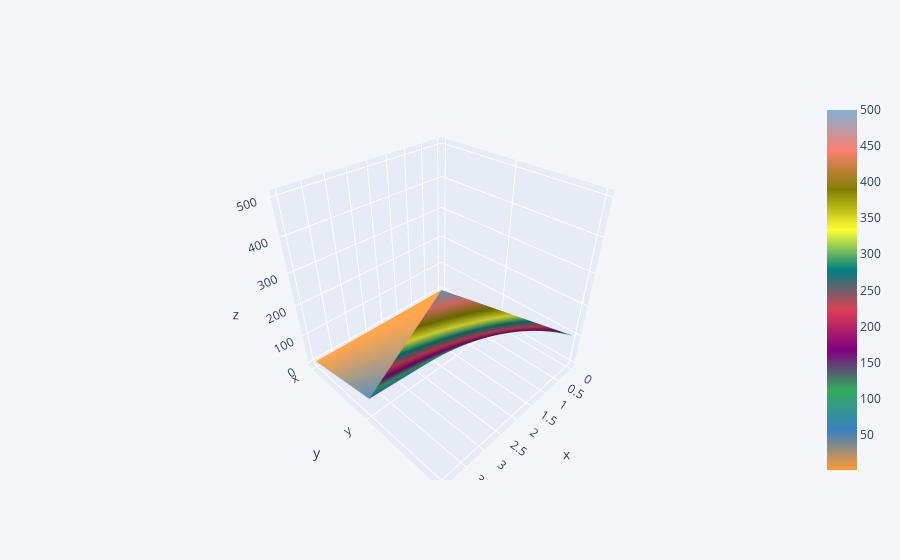

The notebook cell this image was saved under:
### Code cell
df3.iplot(kind='surface')

### Figure 1 — Plotly figure (JSON) as saved in the notebook; plotly's stock layout.template omitted (floating-point values rounded to 4 significant figures)
{"data": [{"colorscale": [[0, "rgb(255, 153, 51)"], [0.1111, "rgb(55, 128, 191)"], [0.2222, "rgb(50, 171, 96)"], [0.3333, "rgb(128, 0, 128)"], [0.4444, "rgb(219, 64, 82)"], [0.5556, "rgb(0, 128, 128)"], [0.6667, "rgb(255, 255, 51)"], [0.7778, "rgb(128, 128, 0)"], [0.8889, "rgb(251, 128, 114)"], [1, "rgb(128, 177, 211)"]], "type": "surface", "x": [0, 1, 2, 3, 4], "y": ["x", "y", "z"], "z": [[1, 2, 3, 4, 5], [10, 20, 30, 40, 50], [100, 200, 300, 400, 500]]}], "layout": {"legend": {"bgcolor": "#F5F6F9", "font": {"color": "#4D5663"}}, "paper_bgcolor": "#F5F6F9", "plot_bgcolor": "#F5F6F9", "title": {"font": {"color": "#4D5663"}}, "xaxis": {"gridcolor": "#E1E5ED", "showgrid": true, "tickfont": {"color": "#4D5663"}, "title": {"font": {"color": "#4D5663"}, "text": ""}, "zerolinecolor": "#E1E5ED"}, "yaxis": {"gridcolor": "#E1E5ED", "showgrid": true, "tickfont": {"color": "#4D5663"}, "title": {"font": {"color": "#4D5663"}, "text": ""}, "zerolinecolor": "#E1E5ED"}}}
